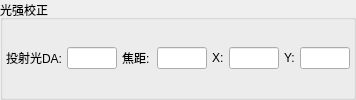
            <widget class="QGroupBox" name="groupBox_21">
             <property name="minimumSize">
              <size>
               <width>0</width>
               <height>0</height>
              </size>
             </property>
             <property name="title">
              <string>光强校正</string>
             </property>
             <layout class="QGridLayout" name="gridLayout_9">
              <property name="leftMargin">
               <number>3</number>
              </property>
              <property name="topMargin">
               <number>3</number>
              </property>
              <property name="rightMargin">
               <number>3</number>
              </property>
              <property name="bottomMargin">
               <number>3</number>
              </property>
              <property name="horizontalSpacing">
               <number>5</number>
              </property>
              <property name="verticalSpacing">
               <number>3</number>
              </property>
              <item row="0" column="4">
               <widget class="QLabel" name="label_360">
                <property name="minimumSize">
                 <size>
                  <width>30</width>
                  <height>0</height>
                 </size>
                </property>
                <property name="text">
                 <string>焦距:</string>
                </property>
               </widget>
              </item>
              <item row="0" column="8">
               <widget class="QLabel" name="label_357">
                <property name="minimumSize">
                 <size>
                  <width>10</width>
                  <height>0</height>
                 </size>
                </property>
                <property name="text">
                 <string>Y:</string>
                </property>
               </widget>
              </item>
              <item row="0" column="9">
               <widget class="QLineEdit" name="lineEdit_lightCorrectionY">
                <property name="minimumSize">
                 <size>
                  <width>50</width>
                  <height>0</height>
                 </size>
                </property>
                <property name="maximumSize">
                 <size>
                  <width>50</width>
                  <height>16777215</height>
                 </size>
                </property>
               </widget>
              </item>
              <item row="0" column="5">
               <widget class="QLineEdit" name="lineEdit_lightCorrectionFocus">
                <property name="minimumSize">
                 <size>
                  <width>50</width>
                  <height>0</height>
                 </size>
                </property>
                <property name="maximumSize">
                 <size>
                  <width>50</width>
                  <height>16777215</height>
                 </size>
                </property>
               </widget>
              </item>
              <item row="0" column="0">
               <widget class="QLabel" name="label_131">
                <property name="minimumSize">
                 <size>
                  <width>50</width>
                  <height>0</height>
                 </size>
                </property>
                <property name="text">
                 <string>投射光DA:</string>
                </property>
               </widget>
              </item>
              <item row="0" column="7">
               <widget class="QLineEdit" name="lineEdit_lightCorrectionX">
                <property name="sizePolicy">
                 <sizepolicy hsizetype="Preferred" vsizetype="Fixed">
                  <horstretch>0</horstretch>
                  <verstretch>0</verstretch>
                 </sizepolicy>
                </property>
                <property name="minimumSize">
                 <size>
                  <width>50</width>
                  <height>0</height>
                 </size>
                </property>
                <property name="maximumSize">
                 <size>
                  <width>50</width>
                  <height>16777215</height>
                 </size>
                </property>
               </widget>
              </item>
              <item row="0" column="1">
               <widget class="QLineEdit" name="lineEdit_castLightDA">
                <property name="sizePolicy">
                 <sizepolicy hsizetype="Preferred" vsizetype="Fixed">
                  <horstretch>0</horstretch>
                  <verstretch>0</verstretch>
                 </sizepolicy>
                </property>
                <property name="minimumSize">
                 <size>
                  <width>50</width>
                  <height>0</height>
                 </size>
                </property>
                <property name="maximumSize">
                 <size>
                  <width>50</width>
                  <height>16777215</height>
                 </size>
                </property>
               </widget>
              </item>
              <item row="0" column="6">
               <widget class="QLabel" name="label_356">
                <property name="minimumSize">
                 <size>
                  <width>10</width>
                  <height>0</height>
                 </size>
                </property>
                <property name="text">
                 <string>X:</string>
                </property>
               </widget>
              </item>
             </layout>
            </widget>
